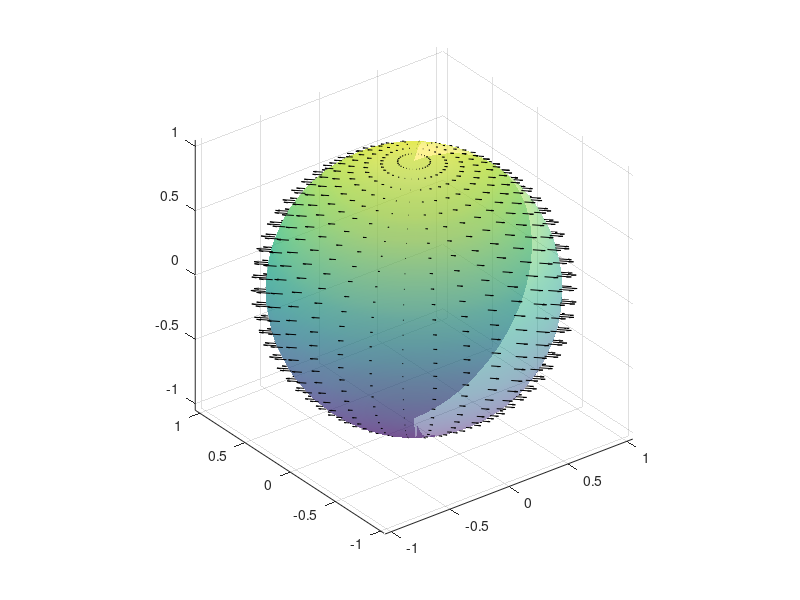

This figure's MATLAB source:
%Graficar campos vectoriales con quiver
%{
x = linspace(-2,2,20);
y = x;
[X,Y] = meshgrid(x,y);

U = (1-2*X.^2).*exp(-X.^2-Y.^2);

V = (-2*Y.^2).*exp(-X.^2-Y.^2);

Z = X.*exp(-X.^2-Y.^2);

quiver(X,Y,U,V)
%}

%Campo vectorial sobre una esfera

[X, Y, Z] = sphere(40);  
figure;
surf(X, Y, Z, 'FaceAlpha', 0.5); %FaceAlpha modifica la opacidad de las caras de la malla
shading interp;
axis equal;
hold on;

[Xq, Yq, Zq] = sphere(30);

% Definir el campo vectorial en cada punto: F = (-y, x, 0)
U = Xq-Yq;
V = Yq-Xq;
W = zeros(size(Zq));

% Graficar el campo vectorial con quiver3
quiver3(Xq, Yq, Zq, U, V, W, 'k');

hold off;

